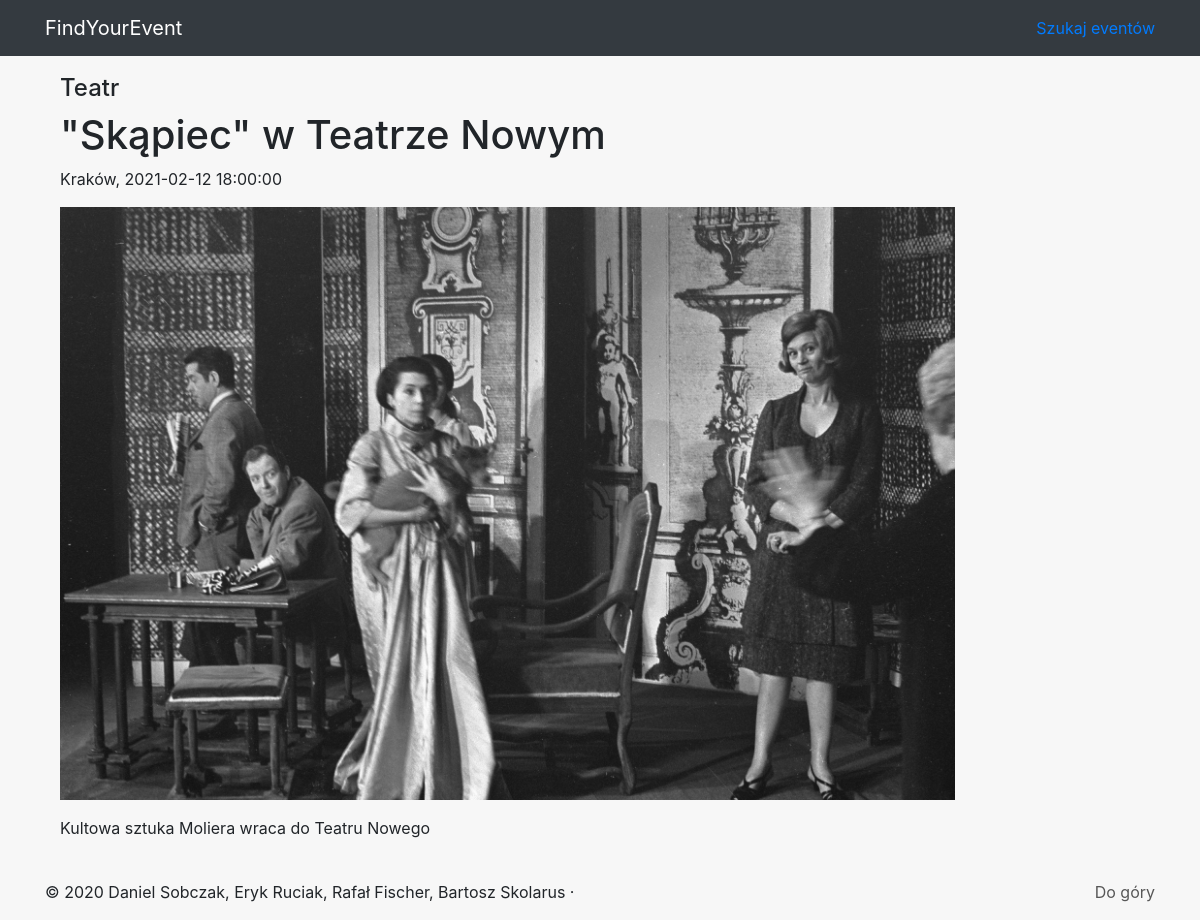
Screenshot of /details.php?EventID=8 with the database file from the repository.
### tables this page shows
CREATE TABLE `events` (
  `EventId` int(11) NOT NULL,
  `Name` text NOT NULL,
  `Description` text NOT NULL,
  `PlaceID` int(11) NOT NULL,
  `TypeID` int(11) NOT NULL,
  `Date` datetime NOT NULL
);

CREATE TABLE `types` (
  `TypeID` int(11) NOT NULL,
  `Type` text NOT NULL
);

CREATE TABLE `places` (
  `PlaceID` int(11) NOT NULL,
  `City` text NOT NULL,
  `Street` text NOT NULL,
  `Number` int(11) NOT NULL,
  `PostalCode` text NOT NULL
);

CREATE TABLE `photos` (
  `id` int(11) NOT NULL,
  `path` text NOT NULL,
  `eventID` int(11) NOT NULL
);

### details.php (the view, shortened to what this page needs)
<?php
    require_once "panel/config.php";
    $id = $_GET['EventID'];
    $sql = "SELECT Name, Description, Date, places.City, types.Type FROM events NATURAL JOIN places NATURAL JOIN types WHERE EventId = ".$id." LIMIT 1";
    $sql2 = "SELECT path FROM photos WHERE EventID=".$id." ORDER BY id DESC LIMIT 1";
    $result = $link->query($sql);
    while ($rekord=$result->fetch_object()) {
    $eventName = $rekord->Name;
    $eventDesc = $rekord->Description;
    $eventCity = $rekord->City;
    $eventDate = $rekord->Date;
    $eventType = $rekord->Type;
    $result2 = $link->query($sql2);
    while ($rekord=$result2->fetch_object()) {
        if ($rekord != null) {
            $eventPhotoPath = $rekord->path;
        }
    }
}
?>
<!DOCTYPE html>
<html lang="en">
<head>
    <link rel="stylesheet" href="https://stackpath.bootstrapcdn.com/bootstrap/4.4.1/css/bootstrap.min.css">
    <link rel="stylesheet" href="/style.css" type="text/css">
</head>
<body>
    <div class="container" style="min-height: 85vh;">
        <div class="col-md-10 mt-4">
            <h4><?php echo $eventType; ?></h4>
            <h1><?php echo $eventName; ?></h1>
            <p><?php echo $eventCity; ?>, <?php echo $eventDate;?></p>
            <p><img src="img/<?php echo $eventPhotoPath; ?>" style="max-width: 100%" alt="(brak zdjęcia)"></p>
            <p><?php echo $eventDesc; ?></p>
            <br>
        </div>
    </div>
</body>
</html>

### style.css (style rules this page uses)
body { background-color: #f7f7f7; padding-top: 50px; }
#top { color: #575757; text-decoration: none; }

### rows the page displays
events: TypeID.Type "Teatr", Name "\"Skąpiec\" w Teatrze Nowym", PlaceID.City "Kraków", Date "2021-02-12 18:00:00", Description "Kultowa sztuka Moliera wraca do Teatru Nowego"
photos: path (picture)
